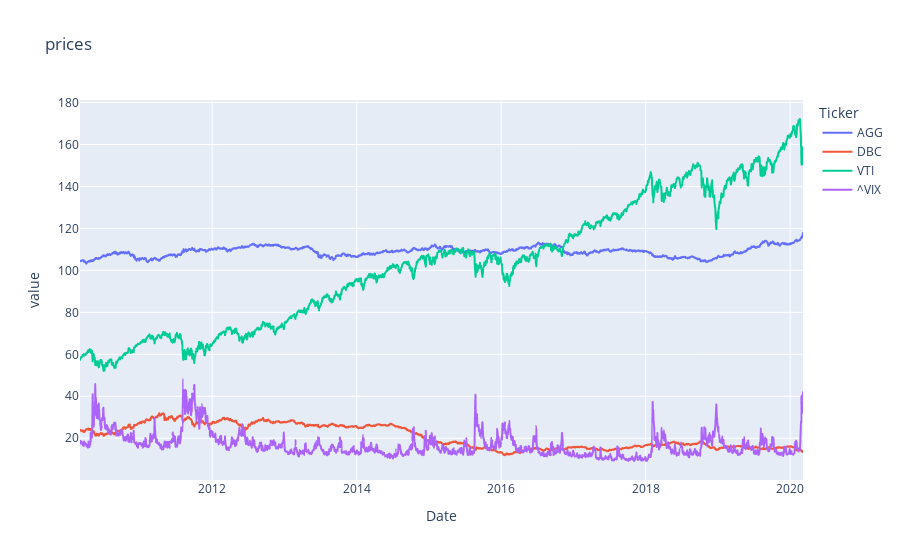
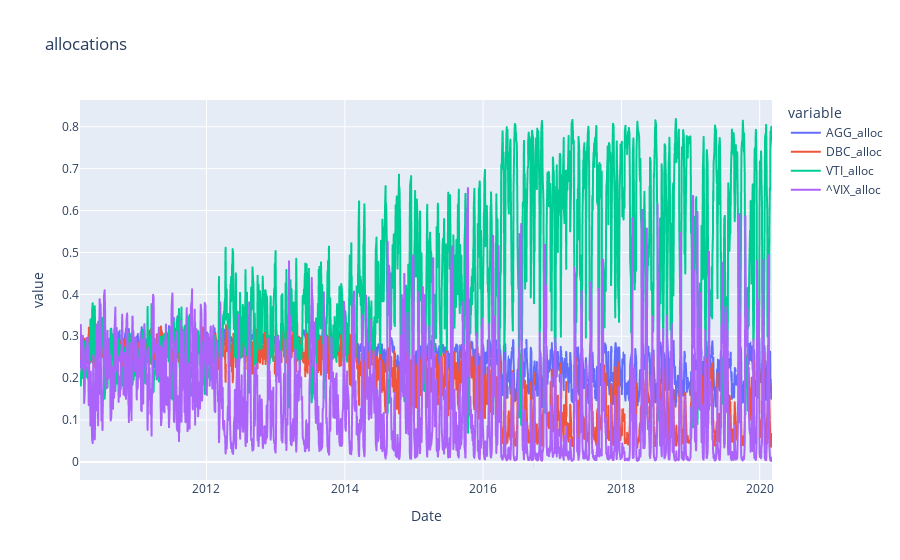

The notebook cell saved with these charts, in order:
### Code cell
get_result(result, prices)

### Figure 1 — Plotly figure (JSON) as saved in the notebook; plotly's stock layout.template omitted (floating-point values rounded to 4 significant figures; data arrays with more than 128 entries replaced by an {"elided": "..."} marker saying what was removed)
{"data": [{"hovertemplate": "Ticker=AGG<br>Date=%{x}<br>value=%{y}<extra></extra>", "legendgroup": "AGG", "line": {"color": "#636efa", "dash": "solid"}, "marker": {"symbol": "circle"}, "mode": "lines", "name": "AGG", "showlegend": true, "type": "scattergl", "x": {"elided": "2520 str values"}, "xaxis": "x", "y": {"elided": "2520 float values"}, "yaxis": "y"}, {"hovertemplate": "Ticker=DBC<br>Date=%{x}<br>value=%{y}<extra></extra>", "legendgroup": "DBC", "line": {"color": "#EF553B", "dash": "solid"}, "marker": {"symbol": "circle"}, "mode": "lines", "name": "DBC", "showlegend": true, "type": "scattergl", "x": {"elided": "2520 str values"}, "xaxis": "x", "y": {"elided": "2520 float values"}, "yaxis": "y"}, {"hovertemplate": "Ticker=VTI<br>Date=%{x}<br>value=%{y}<extra></extra>", "legendgroup": "VTI", "line": {"color": "#00cc96", "dash": "solid"}, "marker": {"symbol": "circle"}, "mode": "lines", "name": "VTI", "showlegend": true, "type": "scattergl", "x": {"elided": "2520 str values"}, "xaxis": "x", "y": {"elided": "2520 float values"}, "yaxis": "y"}, {"hovertemplate": "Ticker=^VIX<br>Date=%{x}<br>value=%{y}<extra></extra>", "legendgroup": "^VIX", "line": {"color": "#ab63fa", "dash": "solid"}, "marker": {"symbol": "circle"}, "mode": "lines", "name": "^VIX", "showlegend": true, "type": "scattergl", "x": {"elided": "2520 str values"}, "xaxis": "x", "y": {"elided": "2520 float values"}, "yaxis": "y"}], "layout": {"legend": {"title": {"text": "Ticker"}, "tracegroupgap": 0}, "title": {"text": "prices"}, "xaxis": {"anchor": "y", "domain": [0, 1], "title": {"text": "Date"}}, "yaxis": {"anchor": "x", "domain": [0, 1], "title": {"text": "value"}}}}

### Figure 2 — Plotly figure (JSON) as saved in the notebook; plotly's stock layout.template omitted (floating-point values rounded to 4 significant figures; data arrays with more than 128 entries replaced by an {"elided": "..."} marker saying what was removed)
{"data": [{"hovertemplate": "variable=AGG_alloc<br>Date=%{x}<br>value=%{y}<extra></extra>", "legendgroup": "AGG_alloc", "line": {"color": "#636efa", "dash": "solid"}, "marker": {"symbol": "circle"}, "mode": "lines", "name": "AGG_alloc", "showlegend": true, "type": "scattergl", "x": {"elided": "2520 str values"}, "xaxis": "x", "y": {"elided": "2520 float values"}, "yaxis": "y"}, {"hovertemplate": "variable=DBC_alloc<br>Date=%{x}<br>value=%{y}<extra></extra>", "legendgroup": "DBC_alloc", "line": {"color": "#EF553B", "dash": "solid"}, "marker": {"symbol": "circle"}, "mode": "lines", "name": "DBC_alloc", "showlegend": true, "type": "scattergl", "x": {"elided": "2520 str values"}, "xaxis": "x", "y": {"elided": "2520 float values"}, "yaxis": "y"}, {"hovertemplate": "variable=VTI_alloc<br>Date=%{x}<br>value=%{y}<extra></extra>", "legendgroup": "VTI_alloc", "line": {"color": "#00cc96", "dash": "solid"}, "marker": {"symbol": "circle"}, "mode": "lines", "name": "VTI_alloc", "showlegend": true, "type": "scattergl", "x": {"elided": "2520 str values"}, "xaxis": "x", "y": {"elided": "2520 float values"}, "yaxis": "y"}, {"hovertemplate": "variable=^VIX_alloc<br>Date=%{x}<br>value=%{y}<extra></extra>", "legendgroup": "^VIX_alloc", "line": {"color": "#ab63fa", "dash": "solid"}, "marker": {"symbol": "circle"}, "mode": "lines", "name": "^VIX_alloc", "showlegend": true, "type": "scattergl", "x": {"elided": "2520 str values"}, "xaxis": "x", "y": {"elided": "2520 float values"}, "yaxis": "y"}], "layout": {"legend": {"title": {"text": "variable"}, "tracegroupgap": 0}, "title": {"text": "allocations"}, "xaxis": {"anchor": "y", "domain": [0, 1], "title": {"text": "Date"}}, "yaxis": {"anchor": "x", "domain": [0, 1], "title": {"text": "value"}}}}
